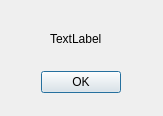
<?xml version="1.0" encoding="UTF-8"?>
<ui version="4.0">
 <class>Form</class>
 <widget class="QWidget" name="Form">
  <property name="geometry">
   <rect>
    <x>0</x>
    <y>0</y>
    <width>163</width>
    <height>116</height>
   </rect>
  </property>
  <property name="windowTitle">
   <string>Form</string>
  </property>
  <widget class="QLabel" name="label">
   <property name="geometry">
    <rect>
     <x>50</x>
     <y>30</y>
     <width>67</width>
     <height>17</height>
    </rect>
   </property>
   <property name="text">
    <string>TextLabel</string>
   </property>
  </widget>
  <widget class="QDialogButtonBox" name="buttonBox">
   <property name="geometry">
    <rect>
     <x>40</x>
     <y>70</y>
     <width>81</width>
     <height>25</height>
    </rect>
   </property>
   <property name="standardButtons">
    <set>QDialogButtonBox::Ok</set>
   </property>
  </widget>
 </widget>
 <resources/>
 <connections/>
</ui>
